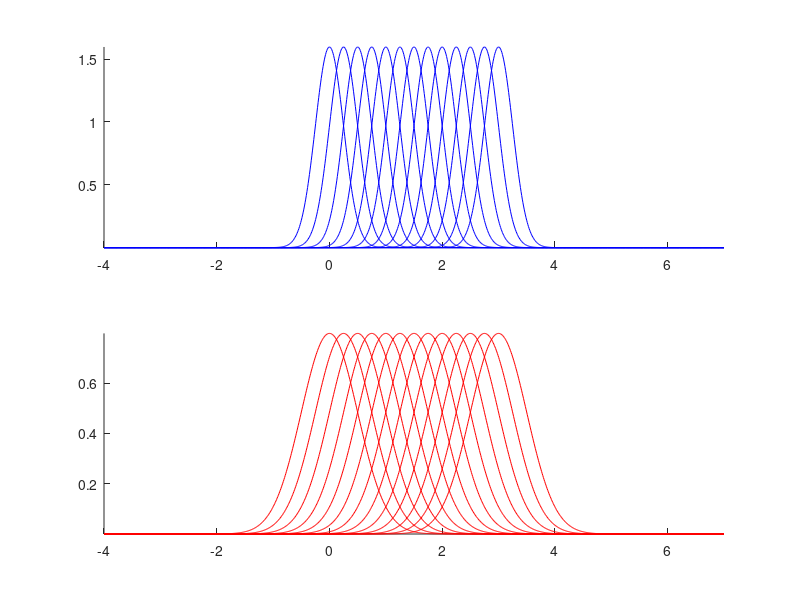

Source code (MATLAB): (Note: this script raises an error after producing the figure.)
function run_normative_model

%% initialize 
fprintf('--------------\nRunning normative model simulations...\n');

%define mean of target distribution
muTlow = 0:.25:3;

% contrast widths
sigmaLow = 1;
sigmaHigh = 2;

% target scaling factor
f = .25;

%index of distribution used in previous plots
indTarget = find(muTlow == 1.5);

% visualize pdfs
x = linspace(min(muTlow)-2*sigmaHigh,max(muTlow)+2*sigmaHigh,1000);
for i = 1:length(muTlow)
    subplot(2,1,1); hold on;
    plot(x,normpdf(x,muTlow(i),sigmaLow*f),'b');
    axis tight;
    subplot(2,1,2); hold on;
    plot(x,normpdf(x,muTlow(i),sigmaHigh*f),'r');
    axis tight;
end



%% generate results for all values of muT
resFile = './_functions/_regaincontrolmodel/discriminability_200922.mat';
%resFile = 'discriminability.mat';


if ~exist(resFile,'file');
    %-------generate results from scratch--------%
    fprintf('Simulating each volume... \n');
    delete(gcp('nocreate')); 
    parfor i=1:numel(muTlow)
        fprintf('Volume = %d\n',muTlow(i));
        res = varianceSims(muTlow(i),sigmaLow,sigmaHigh,f);
        allres{i} = res;
    end

    %------------get discriminability------------%
    D = [];
    for i=1:numel(muTlow)
        r = allres{i};
        D  = [D, r.buffer.Dkl(:,1)];
    end
    
    % compute auc from evoked rates
    
    save(resFile,'D','muTlow','f','sigmaLow','sigmaHigh');

else
    %-------------or load from file--------------%
    p = load(resFile);
    D = p.D;
    
    if strcmp(resFile,'discriminability.mat')
        sigmaLow = 1;
        sigmaHigh = 2;
        f = .25;
        muTlow = 0:.25:3;
        indTarget = find(muTlow == 1.5);
    else
        sigmaLow = p.sigmaLow;
        sigmaHigh = p.sigmaHigh;
        f = p.f;
    end
    
end

%-----generate results for muTlow = 1.5------%
[res,p] = varianceSims(muTlow(indTarget),sigmaLow,sigmaHigh,f);

%% plot figures used in Cosyne abstract
plotFigs_CFA(res); drawnow;



%% generate res for all means
for i = 1:length(muTlow)
    rr(i) = varianceSims(muTlow(i),sigmaLow,sigmaHigh,f);
end




%% compare performance metrics
nLevels = 16;
times = 1:50;
iT = 1:length(times);
bins = -.5:(nLevels-.5);
bb = [bins,nLevels+.5,nLevels+1.5]-1;

% precompute distributions for each contrast, volume, time
for j = 1:length(rr)
    for i=1:numel(iT)
        
        % distributions
        targetDist(:,j,i,1) = rr(j).buffer.yT(50+times(iT(i)),:);
        targetDist(:,j,i,2) = rr(j).buffer.yT(100+times(iT(i)),:);
        noiseDist(:,j,i,1) = rr(j).buffer.yB(50+times(iT(i)),:);
        noiseDist(:,j,i,2) = rr(j).buffer.yB(100+times(iT(i)),:);
        
        % during each run, what was the gain?
        gain(:,j,i,1) = rr(j).buffer.k(50+times(iT(i)),:);
        gain(:,j,i,2) = rr(j).buffer.k(100+times(iT(i)),:);
        
    end
end

% decision rule: criterion that optimizes performance
% across all volumes and times
for i = 1:2
    allT = targetDist(:,:,:,i);
    allB = noiseDist(:,:,:,i);
    
    allVals = [allT(:); allB(:)];
    trueVals = [ones(size(allT(:))); zeros(size(allB(:)))];
    
    % try criterion to optimize detection
    crits = 0:16;
    for j = 1:length(crits)
        pred = allVals > crits(j);
        pc(j) = mean(pred == trueVals);
    end
    [~,mxi] = max(pc);
    crit(i) = crits(mxi);
    
end

contrastTimes = [50 100];
for j = 1:length(rr)
    for i=1:numel(iT)
        for k = 1:2
            
            % distributions for this condition
            tDist = squeeze(targetDist(:,j,i,k));
            nDist = squeeze(noiseDist(:,j,i,k));

            % roc values
            [~,~,roc(j,i,k)] = computeROC(nDist,tDist);
            
            % KL divergence
            dkl(j,i,k) = rr(j).buffer.Dkl(contrastTimes(k)+times(iT(i)),2);
            
            % distribution overlap
            doverlap(j,i,k) = rr(j).buffer.Dkl(contrastTimes(k)+times(iT(i)),1);
            
            % criterion decision rule
            allResp = [tDist; nDist];
            labels = [ones(size(tDist)); zeros(size(nDist))];
            pred = allResp > crit(1);
            fa(j,i,k) = mean(pred(labels==0));
            hr(j,i,k) = mean(pred(labels==1));
            perf(j,i,k) = mean(pred == labels);
            
        end
    end
end


% fit curves to each psychometric function
metrics = {'roc','dkl','doverlap','perf'};
for m = 1:length(metrics)
    for i = 1:length(iT)
        for j = 1:2
            
            disp([m i j]); tic;
            x = muTlow';
            eval(sprintf('y = squeeze(%s(:,i,j));',metrics{m}));
            [prms(m,i,j,:), mdl, thresh(m,i,j), sense(m,i,j), ~, ~,thresh75(m,i,j)] = ...
                fitLogGrid(x,y,[],[],[],.75);
            slope(m,i,j) = max(diff(y)./diff(x));
            toc;
            
        end
    end
end

            


% plot graphs for each metric
tI = 1:25;
tcolors{1} = [ones(length(tI),1) ...
              linspace(.8,0,length(tI))' ...
              linspace(.8,0,length(tI))'];
tcolors{2} = [linspace(.8,0,length(tI))'...
              linspace(.8,0,length(tI))'...
              ones(length(tI),1)];
mmarks = linspace(.25,3,length(muTlow));
g = squeeze(mean(gain,[1 2]));

for m = 1:length(metrics)
    
    fig(m) = figure(m); clf;
    
    % plot time markers
    subplot(5,2,1); hold on;
    for i = 1:length(tI)
        plot([times(tI(i)) times(tI(i))], [.5 1],'color',tcolors{1}(i,:),...
             'linewidth',1);
        plot([times(tI(i)) times(tI(i))], [1.5 2],'color',tcolors{2}(i,:),...
             'linewidth',1);
    end
    xlabel('Time (samples)'); xlim([-1 26]); plotPrefs;
    
    % plot volume markers
    subplot(5,2,2); hold on;
    for i = 1:length(muTlow)
        plot([muTlow(i) muTlow(i)], [.5 1],'color',tcolors{1}(end,:),...
             'linewidth',mmarks(i));
        plot([muTlow(i) muTlow(i)], [1.5 2],'color',tcolors{2}(end,:),...
             'linewidth',mmarks(i));
    end
    xlabel('Volume'); xlim([-.25 3.25]); plotPrefs;
    
    
    % extract measure
    eval(sprintf('D = %s;',metrics{m}));
    
    % limits
    ylims = [floor(min(D(:))*10)/10 ceil(max(D(:))*10)/10];
    
    % plot psych curves
    subplot(5,2,[3 4 5 6]); hold on
    for i = 1:length(tI)
        plot(muTlow,squeeze(D(:,tI(i),1)),'color',tcolors{1}(i,:));
    end
    for i = 1:length(tI)
        plot(muTlow,squeeze(D(:,tI(i),2)),'color',tcolors{2}(i,:));
    end
    xlabel('Volume'); ylabel(sprintf('D_{%s}',metrics{m})); ylim(ylims);
    plotPrefs;
    
    % plot time curves
    s = subplot(5,2,[7 9]); hold on
    for i = 1:length(muTlow)
        plot(times(tI),squeeze(D(i,tI,1)),'color',tcolors{1}(end,:),...
             'linewidth',mmarks(i));
        plot(times(tI),squeeze(D(i,tI,2)),'color',tcolors{2}(end,:),...
             'linewidth',mmarks(i));
    end
    xlabel('Time'); ylabel(sprintf('D_{%s}',metrics{m})); ylim(ylims);
    %s.Position(3) = s.Position(3) / 2;
    plotPrefs;
    
    subplot(5,2,[8]); hold on;
    plot(g(:,1),squeeze(sense(m,:,1)),'r');
    plot(g(:,2),squeeze(sense(m,:,2)),'b');
    xlabel('Gain'); ylabel('Sensitivity'); plotPrefs;
    
    subplot(5,2,[10]); hold on;
    plot(g(:,1),squeeze(slope(m,:,1)),'r');
    plot(g(:,2),squeeze(slope(m,:,2)),'b');
    xlabel('Gain'); ylabel('Slope'); plotPrefs;
    
    fn = sprintf('./_plots/model_gain_%s.pdf',metrics{m});
    saveFigPDF(fig(m),[550 1000],fn);
    

end



        
    
    

    
    





%% plot dependence on target (new figs)

%  %generate colormap
%  cw = [1,1,1];
%  cr = [1,0,0];
%  cb = [0,0,1];
%  cRL = [];cBL = [];
%  for i=1:15
%      cRL = [cRL;cw+(cr-cw)*i./(numel(muTlow)+3)];
%      cBL = [cBL;cw+(cb-cw)*i./(numel(muTlow)+3)];
%  end



%  %plot discriminability over time
%  f1 = figure(1); clf; hold on; 
%  for i=1:numel(muTlow)
%      subplot(1,2,1);hold on;plot(-5:50,[D(95:100,i);D(1:50,  i)],'linewidth',2,'color',cBL(i+2,:));
%      subplot(1,2,2);hold on;plot(-5:50,[D(45:50, i);D(51:100,i)],'linewidth',2,'color',cRL(i+2,:));
%  end
%  subplot(1,2,1);
%  xlabel('time after switch from high to low');
%  ylabel('discriminability');
%  xlim([-5,50]);ylim([.5,.9])
%  plotPrefs;
%  
%  subplot(1,2,2);
%  xlabel('time after switch from high to low');
%  ylabel('discriminability');
%  xlim([-5,50]);ylim([.5,.9])
%  set(gcf,'color','w','Position',[200 200 1200 400])
%  plotPrefs;
%  saveFigPDF(f1,[900 300],'./_plots/_offCurvesdMu.pdf');

% colors
cols = [1 0 0; 0 0 1];
cols_lite = [1 .6 .6;
             .6 .6 1];

%plot discriminability versus target mean
f2 = figure(21); clf; hold on; 
mi = find(contains(metrics,'doverlap'));
times = 1:5:26;
for i=1:numel(times)
    subplot(3,numel(times),i);hold on;
    x = muTlow'; xf = linspace(min(x),max(x),100);
    
    % high contrast
    y = doverlap(:,times(i),1);
    pp(i,1,:) = squeeze(prms(mi,times(i),1,:));
    tr(i,1) = thresh(mi,times(i),1);
    sl(i,1) = slope(mi,times(i),1);
    plot(x,y,'.','color',cols_lite(1,:),'markersize',10);
    plot(xf,mdl(pp(i,1,:),xf),'color',cols(1,:),'linewidth',1);
    plot([tr(i,1) tr(i,1)],[.5 mdl(pp(i,1,:),tr(i,1))],...
         '--','color',cols(1,:),'linewidth',1);
    
    % low contrast
    y = doverlap(:,times(i),2);
    pp(i,2,:) = squeeze(prms(mi,times(i),2,:));
    tr(i,2) = thresh(mi,times(i),2);
    sl(i,2) = slope(mi,times(i),2);
    plot(x,y,'.','color',cols_lite(2,:),'markersize',10);
    plot(xf,mdl(pp(i,2,:),xf),'color',cols(2,:),'linewidth',1);
    plot([tr(i,2) tr(i,2)],[.5 mdl(pp(i,2,:),tr(i,2))],...
         '--','color',cols(2,:),'linewidth',1);
    xlabel('target mean');
    ylabel('discriminability');
    ylim([.6,.9]);xlim([min(muTlow),max(muTlow)])
    plotPrefs;
    
    subplot(3,numel(times),numel(times)+i);
    b = bar([2 1],tr(i,:),'FaceColor','flat');
    b.CData(1,:) = cols(2,:);
    b.CData(2,:) = cols(1,:);
    ylabel('Threshold'); ylim([0 2.5]);
    plotPrefs
    
    subplot(3,numel(times),numel(times)*2+i);
    b = bar([2 1],sl(i,:),'FaceColor','flat');
    b.CData(1,:) = cols(2,:);
    b.CData(2,:) = cols(1,:);
    ylabel('Slope'); ylim([0 .2]);
    plotPrefs;
    
    
end
saveFigPDF(f2,[900 400],'./_plots/_psychCurvesDT.pdf');


%% subplot for each target mean over time
f11 = figure(11); clf; hold on;

% color map
cw = [1,1,1];
cr = [1,0,0];
cb = [0,0,1];
cRL = [];cBL = [];
for i=1:15
    cRL = [cRL;cw+(cr-cw)*i./(numel(muTlow)+3)];
    cBL = [cBL;cw+(cb-cw)*i./(numel(muTlow)+3)];
end
cmap(:,:,1) = cBL;
cmap(:,:,2) = cRL;

for i = 1:numel(muTlow)
    
    subplot(4,4,i); hold on;
    clear d;
    d(1,:) = [rr(i).buffer.Dkl(95:100,1);rr(i).buffer.Dkl(1:50,1)];
    d(2,:) = [rr(i).buffer.Dkl(45:50,1);rr(i).buffer.Dkl(51:100,1)];
   
    plot([0 0],[.5 .9],'k--');
    title(sprintf('Target mu = %3.2f',muTlow(i)));
    
    for j = 1:size(d,1)
        
        % plot
        clear DD;
        DD = d(j,:);
        plot(-5:50,DD,'linewidth',2,'color',cmap(i+2,:,j));
        
    end
    plotPrefs;
        
end
saveFigPDF(f11,[800 700],'./_plots/_discriminabilityDTperMu.pdf');






%% nonlinearity slopes over time
times = 1:50;
nT = numel(times);
x0 = linspace(-10,10,100);
ind = 4;
sigmaNoise = p.rs_noise01.sigmaNoise; % noise added to spike
                                      % response
nLevels = 16; % max spikes per time bin?
tI = [100 50]; % contrast index over time

% make nonlinearity at each timepoint for plotting
clear rV;
for i=1:nT
    
    t = times(i);
    
    % low variance
    [~,rV(1,i,:)] = encodeWithDiscrete(x0, mean(res.buffer.k(100+t,:),2), ...
                                       mean(res.buffer.x0(100+t,:),2), ...
                                       0,nLevels);
    % high variance
    [~,rV(2,i,:)] = encodeWithDiscrete(x0, mean(res.buffer.k(100+t,:),2), ...
                                       mean(res.buffer.x0(100+t,:),2), ...
                                       0,nLevels);
    
end


%% gain plots (k)

f12 = figure(12); clf;
cc = {'b','r'};
ksamps = 40;
for i = 1:2
    
    subplot(2,3,2:3); hold on;
    ts = mean(res.buffer.k(tI(i):tI(i)+ksamps,:),2);
    
    %if i == 2
%    ts = -ts;
        % end
    %ts = normalize(ts,'range');
    
    plot(ts,'color',cc{i},'LineWidth',1);

    
    % find half 'max'
    halfMax = range(ts)/2 + min(ts);
    [~,mi] = min(abs(ts - halfMax));
    plot([mi mi],[0 ts(mi)],'--','color',cc{i},'linewidth',1);
    plot(mi,ts(mi),'o','color',cc{i},'linewidth',1);
    xlabel('Time (samples)');
    ylabel('Gain'); 
    plotPrefs; axis tight; ylim([.2 1]);
    
    halfRange(i) = mi;
    
end

subplot(2,3,6);
b = bar([1 2],halfRange,'FaceColor','flat');
b.CData(1,:) = cols(2,:);
b.CData(2,:) = cols(1,:);
ylabel('Timesteps to Half-Range'); ylim([0 11]);


% plot nonlinearities
subplot(2,3,1); hold on;
mRV = squeeze(rV(1,:,:));
times = 1:15;
nt = length(times);
alphas = linspace(.1,1,nt);
for i = 1:nt
    ph = plot(x0,mRV(i,:),'b');
    ph.Color(4) = alphas(i);
end
xlabel('signal'); ylabel('response');
plotPrefs;


% plot nonlinearities
subplot(2,3,4); hold on;
mRV = squeeze(rV(2,:,:));
for i = 1:nt
    ph = plot(x0,mRV(i,:),'r');
    ph.Color(4) = alphas(i);
end
xlabel('signal'); ylabel('response');
plotPrefs;
saveFigPDF(f12,[450 275],'./_plots/deltaGain.pdf');



%% summary
mu_lo = 1.5;
mu_hi = 2.25;
cols = [0 0 1; 1 0 0];
cols_lite = [.8 .8 1; 1 .8 .8];

% extract each time course
dd(:,1) = [rr(muTlow == mu_lo).buffer.Dkl(95:100,1);...
          rr(muTlow == mu_lo).buffer.Dkl(1:50,1)];
dd(:,2) = [rr(muTlow == mu_hi).buffer.Dkl(45:50,1);...
          rr(muTlow == mu_hi).buffer.Dkl(51:100,1)];
kk(:,1) = mean([rr(muTlow == mu_lo).buffer.k(95:100,:);...
                rr(muTlow == mu_lo).buffer.k(1:50,:)],2);
kk(:,2) = mean([rr(muTlow == mu_hi).buffer.k(45:50,:);...
                rr(muTlow == mu_hi).buffer.k(51:100,:)],2);

% time sampling, etc
t = -5:50;
tI = t>=0;
p0 = [.7 .1 4];
yy = dd;

% plot discriminability and fit
f12 = figure(12); clf;
subplot(3,3,[1 2]); hold on
for i = 1:2
    [prm(:,i),emdl,tau(i)] = fitExpGrid(t(tI),movmean(yy(tI,i),2),p0);
    plot(t,yy(:,i),'.','markersize',10,'color',cols_lite(i,:));
    plot(t(tI),emdl(prm(:,i),t(tI)),'color',cols(i,:),'linewidth',1);
end
axis tight; ylim([.65 .85]);
plot([0 0],ylim,'k--'); plotPrefs;
ylabel('Discriminability'); xlabel('Time (steps)');

% plot gain
subplot(3,3,[4 5]); hold on
for i = 1:2
    plot(t,kk(:,i),'-','color',cols(i,:));
end
axis tight; ylim([.35 .9]);
plot([0 0],ylim,'k--');
ylabel('Gain');
xlabel('Time (steps)');
plotPrefs;

% plot psychometric function near full adaptation
clear sl pp tr;
adaptT = 26;
mi = 3;
mdl = fitLogGrid();
subplot(3,3,7); hold on;
cI = [2 1]; % contrast is reversed
clear pp;
for i = 1:2
    y = doverlap(:,adaptT,cI(i));
    pp(i,:) = squeeze(prms(mi,adaptT,cI(i),:));
    tr(i) = thresh(mi,adaptT,cI(i));
    sl(i) = slope(mi,adaptT,cI(i));
    plot(x,y,'.','color',cols_lite(i,:),'markersize',10);
    plot(xf,mdl(pp(i,:),xf),'color',cols(i,:),'linewidth',1);
    plot([tr(i) tr(i)],[.5 mdl(pp(i,:),tr(i))],...
         '--','color',cols(i,:),'linewidth',1);
end
xlabel('Target Mean');
ylabel('Discriminability');
ylim([.6,.9]);xlim([min(muTlow),max(muTlow)])
plotPrefs;

% plot threshold
subplot(3,3,3);
b = bar([1 2],tr,'FaceColor','flat');
b.CData(1,:) = cols(1,:);
b.CData(2,:) = cols(2,:);
ylabel('Threshold');
plotPrefs; ylim([0 2.5]);

% plot slope
subplot(3,3,6);
b = bar([1 2],sl,'FaceColor','flat');
b.CData(1,:) = cols(1,:);
b.CData(2,:) = cols(2,:);
ylabel('Slope');
plotPrefs;  ylim([0 .15]);

% plot tau
subplot(3,3,9); hold on;
b = bar([1 2],tau,'FaceColor','flat');
b.CData(1,:) = cols(1,:);
b.CData(2,:) = cols(2,:);
ylabel('\tau (steps)');
plotPrefs; ylim([0 15]);

saveFigPDF(f12,[350 300],'./_plots/_model_summary.pdf');


%% plot distributions for each time point in the curve
f13 = figure(13); clf; hold on;
cG = [0,120,87]./255;
%iT = [1,5,9];
times = 0:5:26;
iT = 1:length(times);
bins = -.5:(nLevels-.5);
bb = [bins,nLevels+.5,nLevels+1.5]-1;
for i=1:numel(iT)
    subplot(3,length(iT),i+length(iT));hold on;
    hB = histcounts(rr(muTlow == mu_lo).buffer.yB(100+times(iT(i)),:),bins);
    hB = [0,hB./sum(hB),0,0];
    
    hT = histcounts(rr(muTlow == mu_lo).buffer.yT(100+times(iT(i)),:),bins);
    hT = [0,hT./sum(hT),0,0];
    
    stairs(bb,hB,'color',cols(1,:),'linewidth',1)
    stairs(bb,hT,'color',cG,'linewidth',1)
    ylim([0,.6])
    xlabel('spike count k')
    ylabel('P(k)')
    title(sprintf('Sample %d after switch',times(iT(i))));
    plotPrefs;
    
    subplot(3,length(iT),i+2*length(iT));hold on;
    hB = histcounts(rr(muTlow == mu_hi).buffer.yB(50+times(iT(i)),:),bins);
    hB = [0,hB./sum(hB),0,0];
    
    hT = histcounts(rr(muTlow == mu_hi).buffer.yT(50+times(iT(i)),:),bins);
    hT = [0,hT./sum(hT),0,0];
    
    stairs(bb,hB,'color',cols(2,:),'linewidth',1)
    stairs(bb,hT,'color',cG,'linewidth',1)
    ylim([0,.6])
    xlabel('spike count k')
    ylabel('P(k)')
    plotPrefs;
    
end
clite = [.6 .6 1; 1 .6 .6];
subplot(3,length(iT),[1:3]); hold on;
for i = 1:2
    plot(t,yy(:,i),'-','color',clite(i,:),'linewidth',1);
    plot(times,yy(ismember(t,times),i),'o','markersize',10,...
         'color',cols(i,:));
end
axis tight; ylim([.65 .85]);
plot([0 0],ylim,'k--'); plotPrefs;
ylabel('Discriminability'); xlabel('Time (steps)');
saveFigPDF(f13,[900 450],'./_plots/target_noise_dist_dt.pdf');





%% subplot for each target mean over time inverted and normalized


%  %% ROC computation
%  addpath(genpath('~/chris-lab/code_general/'));
%  for i = 1:length(rr)
%      signalD = rr(i).buffer.yT;
%      noiseD = rr(i).buffer.yB;
%      for t = 1:size(signalD,1)
%          [hits,fas,Dauc(i,t)] = computeROC(noiseD(t,:),signalD(t,:));
%      end
%  end
%  
%  
%  f11 = figure(11); clf; hold on;
%  
%  cmap(:,:,1) = cBL;
%  cmap(:,:,2) = cRL;
%  
%  for i = 1:numel(muTlow)
%      
%      subplot(4,4,i); hold on;
%      clear d;
%      d(1,:) = [Dauc(i,95:100) Dauc(i,1:50)];
%      d(2,:) = [Dauc(i,45:50) Dauc(i,51:100)];
%     
%      plot([0 0],[.5 .9],'k--');
%      title(sprintf('Target mu = %3.2f',muTlow(i)));
%      
%      for j = 1:size(d,1)
%          
%          % plot
%          clear DD;
%          DD = d(j,7:end);
%          
%          if j == 2
%              DD = DD;
%          end
%          %DD = normalize(DD,'range');
%          
%          plot(1:50,DD,'linewidth',2,'color',cmap(i+2,:,j));
%          
%      end
%      plotPrefs;
%          
%  end
%  saveFigPDF(f11,[800 700],'./_plots/_discriminabilityDTperMu_norminv.pdf');





    
    








    
    
    
    
    